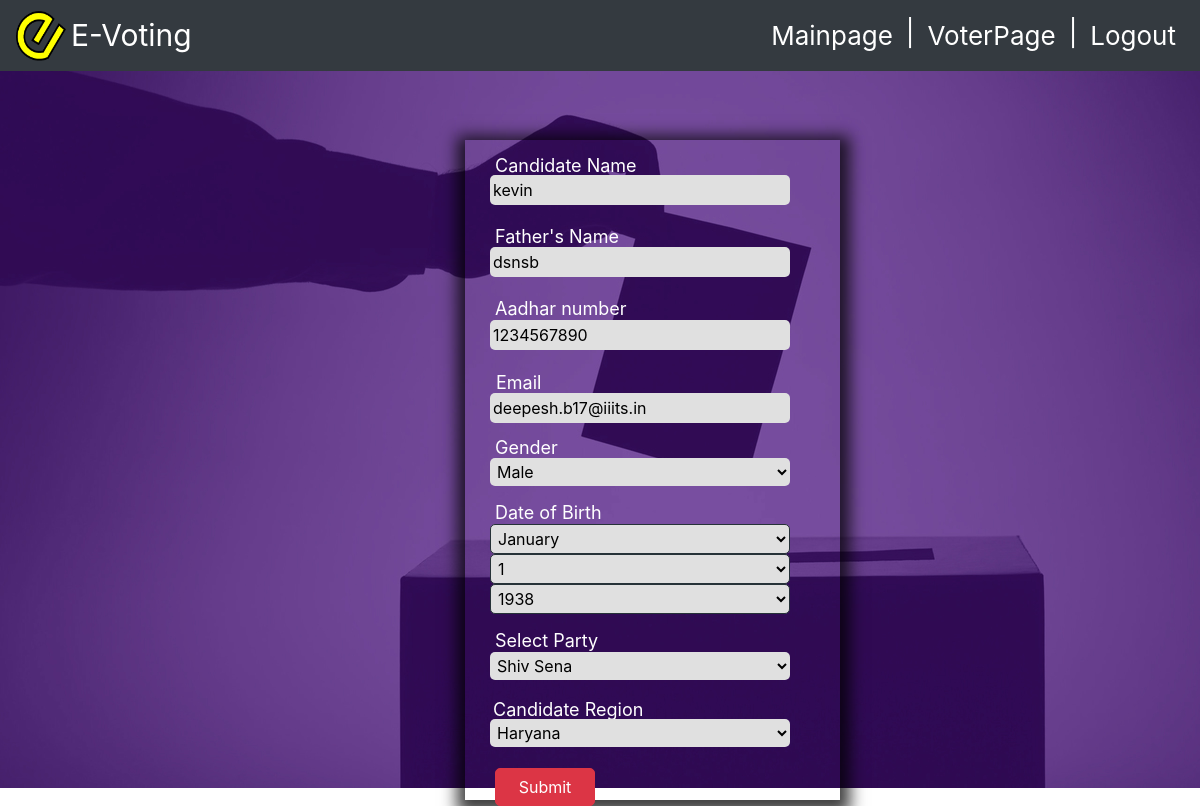
Page /organiser_app/edit/1 (signed in) on the committed database.
### organiser_app/models.py (models this page shows, shortened)
class Candidate(models.Model):
    candidate_id=models.AutoField(primary_key=True)
    candidate_name=models.CharField(max_length=50,null=False)
    candidate_fname=models.CharField(max_length=50,null=False)
    candidate_party=models.CharField(choices=party_options,null=False,max_length=10,default="Bhartiya Janta Party")
    candidate_region=models.CharField(choices=region_options,null=False,max_length=10,default="AndhraPradesh")
    candidate_gender=models.CharField(choices=Gender_options,null=False,max_length=1,default="Male")
    candidate_email=models.EmailField(unique=True,null=False)
    candidate_dob=models.DateField(null=False)
    candidate_aadhar=models.BigIntegerField(unique=True,null=False)
    profile_pic=models.ImageField(upload_to='profile_pics',blank=True)

### organiser_app/views.py (the view)
# urls.py: path('edit/<int:pk>',views.candidate_update,name='candidate_edit'),
@login_required
def candidate_update(request,pk):
    template_name='organiser_app/candidate_form.html'
    candidate=get_object_or_404(Candidate,pk=pk)
    form=Candidateform(request.POST or None,instance=candidate)
    if request.method=="POST":
        if form.is_valid():
            object=form.save()
            region=region_options[object.candidate_region]
            context={'object':object,'region':region}
            return render(request,'organiser_app/candidate_info.html',context)
    return render(request,template_name,{'form':form})

### organiser_app/forms.py
class Candidateform(forms.ModelForm):
    candidate_dob = forms.DateField(widget=forms.SelectDateWidget(years=range(1920, 1994)))
    class Meta:
        model = Candidate
        fields = ('candidate_name','candidate_fname','candidate_party','candidate_region','candidate_gender','candidate_email','candidate_dob','candidate_aadhar','profile_pic')

### organiser_app/templates/organiser_app/candidate_form.html (shortened to what this page needs)
{% load staticfiles %}
{% load widget_tweaks %}
<!doctype html>
<html lang="en">
  <head>
    <link rel="stylesheet" href="https://stackpath.bootstrapcdn.com/bootstrap/4.1.3/css/bootstrap.min.css">
    <link rel="stylesheet" href="https://cdnjs.cloudflare.com/ajax/libs/font-awesome/4.7.0/css/font-awesome.min.css">
  </head>
  <body style="background-image:url({% static 'images/back.jpg' %});background-repeat: no-repeat;height:100%;background-attachment:fixed" >
      <nav class="navbar fixed-top container-fluid navbar-expand-lg navbar-light bg-dark" style="background-color:#008B8B" >
          <div class="collapse navbar-collapse" id="navbarSupportedContent">
            <img src="{% static "images/e-voting.png"%}" alt="evoting image" width="50" height="50">
            <p style="color:white; font-size:30px;margin:5px"><a style="color:white;text-decoration: none" href="{% url 'evoting-home' %}" >E-Voting </a></p>
          </div>
            <ul class="nav navbar-nav navbar-right">
              <li class="nav-item active">
                <a class="nav-link text-white" href="{% url 'organiser_app:mainpage' %}" style="font-size:26px">Mainpage <span class="sr-only">(current)</span></a>
              </li>
              <li>
                <p class="text-white " style="font-size:26px;margin:5px">|</p>
              </li>
              <li class="nav-item active">
                <a class="nav-link text-white" href="{% url 'organiser_app:select_region_page' %}" style="font-size:26px">VoterPage<span class="sr-only">(current)</span></a>
              </li>
              <li>
                <p class="text-white " style="font-size:26px;margin:5px">|</p>
              </li>
              <li class="nav-item active">
                <a class="nav-link text-white" href="{% url 'organiser_app:evoting-logout'%}" style="font-size:26px">Logout <span class="sr-only">(current)</span></a>
              </li>
            </ul>
        </nav>
        <div class="container-fluid h-100 text-dark " style="margin-top:100px">
                <div class="row justify-content-center align-items-center h-100 ">
                        <div class="col col-sm-6 col-md-6 col-lg-4 col-xl-3">
                  <div style="margin-left:30px" >
                <form method="post" action=" " class="form-container">
                  <div style="margin-left:25px;margin-top:40px;">
                <div class="form-group row ">
                 <label for="inputEmail3" class="col-sm-12 col-form-label" style="font-size:18px;color:white;margin:5px">Candidate Name</label>
                </div>
                <div class="form-group row" style="margin-top:-32px">
                <div class="col-sm-12">
                  {{ form.candidate_name|attr:"placeholder:Enter Candidate Name"|attr:"width:200px"|add_class:"input100" }}
                </div>
                 </div>
                 <div class="form-group row" style="margin-top:-10px">
                        <label for="inputEmail3" class="col-sm-12 col-form-label" style="font-size:18px;margin:5px ;color:white">Father's Name</label>
                    </div>
                       <div class="form-group row" style="margin-top:-31px">
                       <div class="col-sm-12">
                        {{ form.candidate_fname|attr:"placeholder:Enter Father's Name"|attr:"width:200px"|add_class:"input100" }}
                       </div>
                        </div>
                        <div class="form-group row" style="margin-top:-10px">
                               <label for="inputEmail3" class="col-sm-12 col-form-label" style="font-size:18px ;margin:5px;color:white;">Aadhar number</label>
                           </div>
                        <div class="form-group row" style="margin-top:-30px">
                        <div class="col-sm-12">
                         {{ form.candidate_aadhar|attr:"placeholder:Enter aadhar number"|attr:"width:200px"|add_class:"input100" }}
                        </div>
                         </div>
                        <div class="form-group row" style="margin-top:-10px">
                                <label for="inputEmail3" class="col-sm-12 col-form-label" style="font-size:18px;margin:5px ;margin:6px;color:white;">Email</label>
                            </div>
                               <div class="form-group row" style="margin-top:-32px">
                               <div class="col-sm-12">
                                {{ form.candidate_email|attr:"placeholder:Enter Email Id"|attr:"width:200px"|add_class:"input100"}}
                               </div>
                                </div>
                    <fieldset class="form-group" style="margin-top:-10px">
                  <div class="row">
                    <legend class="col-form-label col-sm-12 pt-0" style="font-size:18px;margin:5px;color:white;" >Gender</legend>
                  </div>
                  <div style="margin-top:-15px">
                  {{form.candidate_gender|add_class:"input100"}}
                </div>
                </fieldset>
                <div class="form-group row" style="margin-top:-15px">
                        <label for="inputEmail3" class="col-sm-12 col-form-label" style="font-size:18px;margin:5px;color:white;">Date of Birth</label>
                </div>
                    <div class="form-group row" style="margin-top:-30px">
                       <div class="col-sm-12">
                        {{form.candidate_dob|add_class:"input100"|add_class:"bord"}}
                       </div>
                     </div>
                     <div class="form-group row" style="margin-top:-15px">
                            <label for="inputEmail3" class="col-sm-12 col-form-label" style="font-size:18px;margin:5px;color:white;">Select Party</label>
                    </div>
                     <div class="form-group" style="margin-top:-30px">
                      {{form.candidate_party|add_class:"input100"}}
                          </div>
                          <div class="form-group row" style="margin-top:-10px">
                                  <label for="inputEmail3" class="col-sm-12 col-form-label" style="font-size:18px ;margin:3px;color:white;">Candidate Region</label>
                          </div>
                          <div class="form-group row" style="margin-top:-30px">
                          <div class="col-sm-12">
                          {{ form.candidate_region|attr:"width:200px"|add_class:"input100" }}
                          </div>
                          </div>
                <div class="form-group row" >
                  <div class="col-sm-12">
                <button type="submit" class="btn btn-danger"style="margin-left:5px;border-radius:5px;margin-top:5px;width:100px">Submit</button>
                </div>
                </div>
              </div>
              </form>
            </div>
        </div>
        </div>
        </div>
  </body>
</html>

### organiser_app/templates/organiser_app/candidate_form.html (style rules this page uses)
.input100 { border-radius:5px; padding:3px; background-color:#e0e0e0; border:none; width:300px; outline:none; }
.form-container { -webkit-box-shadow: 1px 5px 15px 9px rgba(0,0,0,0.75); -moz-box-shadow: 1px 5px 15px 9px rgba(0,0,0,0.75); box-shadow: 1px 5px 15px 9px rgba(0,0,0,0.75); width:375px; height:660px; margin-left: -30px; margin-top:20px; }
.bord { border:1px solid #263238; }

### rows in the picture
Candidate: candidate_name "kevin", candidate_fname "dsnsb", candidate_aadhar "1234567890", candidate_email "deepesh.b17@iiits.in", candidate_gender "Male", candidate_party "Shiv Sena", candidate_region "Haryana"
